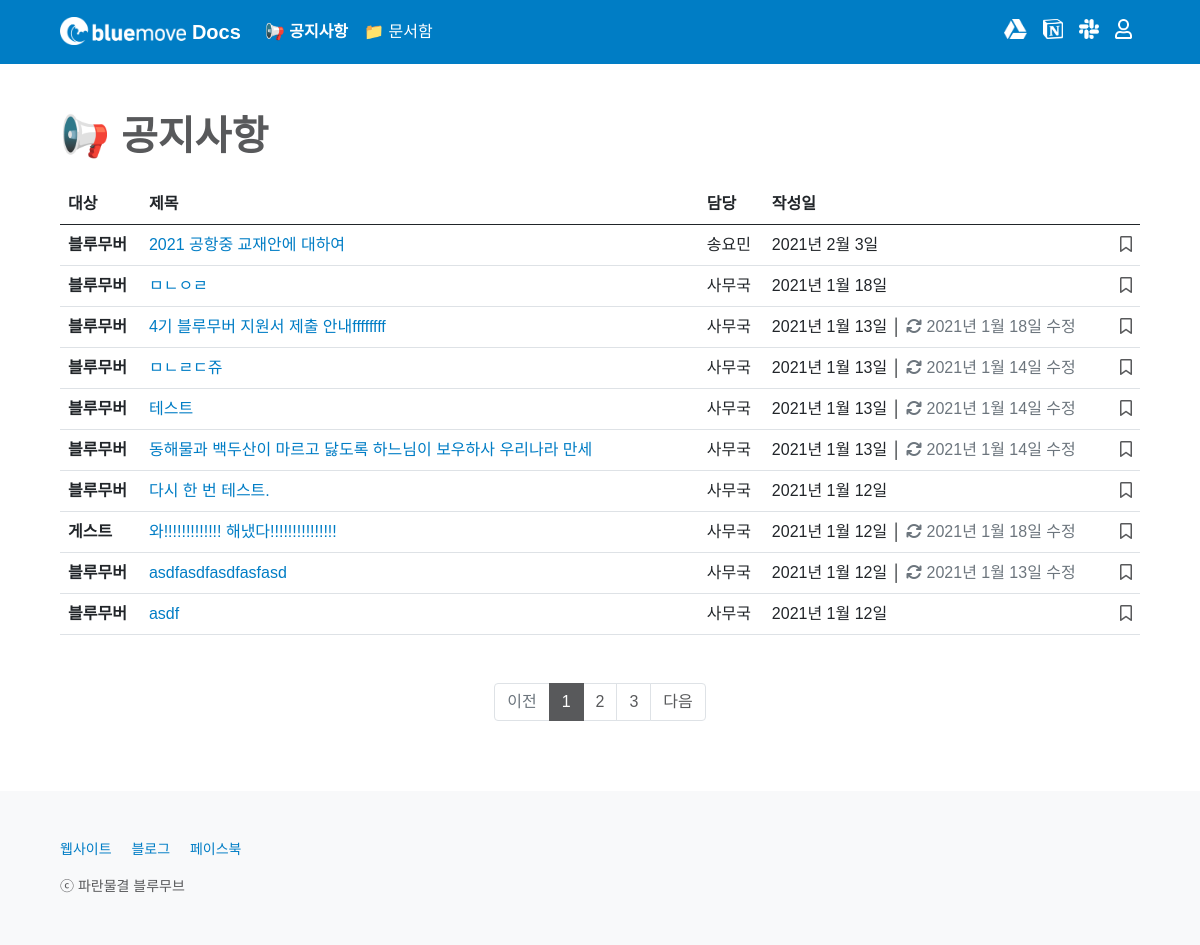
The page /notice/ on the database its author committed.
### notice/models.py (models this page shows, shortened)
class Notice(models.Model):
    CATEGORY_CHOICES = {
        ('bluemover', '블루무버'),
        ('guest', '게스트'),
    }
    title = models.CharField(max_length = 50)
    writer = models.ForeignKey(User, on_delete=models.CASCADE)
    category = models.CharField(max_length = 50, choices = CATEGORY_CHOICES)
    content = RichTextField()
    image = models.ImageField(upload_to='images/', null=True, blank=True)
    created_at = models.DateField(auto_now_add = True)
    updated_at = models.DateField(auto_now = True)
    favorite_user_set = models.ManyToManyField(User, blank=True, related_name="favorite_user_set", through="Favorite")

### notice/views.py (the view)
# urls.py: path('', main, name='main'),
def main(request):
    if request.user.is_authenticated:
        profile = Profile.objects.get(user=request.user)
        if not profile.info_update_flag == True:
            return redirect('users:write_info', request.user.id)
        else:
            None
    else:
        None
    all_notices = Notice.objects.all().order_by('-id')
    page = request.GET.get('page', 1)
    paginator = Paginator(all_notices, 10)
    try:
        all_notices = paginator.page(page)
    except PageNotAnInteger:
        all_notices = paginator.page(1)
    except EmptyPage:
        all_notices = paginator.page(paginator.num_pages)
    return render(request, 'notice/main.html', {'all_notices': all_notices})

### notice/templates/notice/main.html (shortened to what this page needs)
{% extends 'base.html' %}
{% block content %}
{% include 'shared/_navbar4notice.html' %}
<main class="px-2 px-md-5">
    <div class="container-md mt-5">
        <h1 class="mb-4" style="font-weight: 600; color: #58595B;">📢 공지사항</h1>
        {% include 'shared/_noticetable.html' %}
    </div>
</main>
{% endblock %}

### home/templates/shared/_noticetable.html (shortened to what this page needs)
<div class="table-responsive" id="noticetable-table">
    <table class="table">
        <thead>
            <tr>
                <th scope="col">대상</th>
                <th scope="col">제목</th>
                <th scope="col">담당</th>
                <th scope="col">작성일</th>
                <th class="text-end" scope="col"></th>
            </tr>
        </thead>
        <tbody>
            {% for notice in all_notices %}
            <tr>
                <th scope="row">
                    {% if notice.category == 'bluemover' %}
                    블루무버
                {% elif notice.category == 'guest' %}
                    게스트
                {% else %}
                    알 수 없음
                {% endif %}
                </th>
                <td><a href="{% url 'notice:read' notice.id %}{{ request.get_full_path|cut:request.path }}" style="word-break: break-word; overflow: hidden; text-overflow: ellipsis; width: 500px; display: -webkit-box; -webkit-line-clamp: 1; -webkit-box-orient: vertical;">{{ notice.title }}</a></td>
                <td>
                    {{ notice.writer.last_name }}{{ notice.writer.first_name }}
                </td>
                <td>
                    {% if notice.created_at == notice.updated_at %}
                    {{ notice.created_at }}
                    {% else %}
                    {{ notice.created_at }} │ <span style="color: #6C757D;"><i class="fas fa-sync"></i> {{ notice.updated_at }} 수정</span>
                    {% endif %}
                </td>
                <td>
                    {% if user.is_authenticated %}
                    <div class="text-end">
                        {% if not request.path == '/notice/' %}
                        <a class="bookmark" href="{% url 'notice:notice_favorite' notice.id %}?next={{ request.get_full_path }}#noticeTablePosition">
                        {% else %}
                        <a class="bookmark" href="{% url 'notice:notice_favorite' notice.id %}?next={{ request.get_full_path }}">
                        {% endif %}
                            {% if user in notice.favorite_user_set.all %}
                            <i class="fas fa-bookmark"></i>
                            {% else %}
                            <i class="far fa-bookmark"></i>
                            {% endif %}
                        </a>
                    </div>
                    {% else %}
                    <div class="text-end">
                        <a type="button" class="bookmark" data-bs-toggle="modal" data-bs-target="#tableloginModal">
                            <i class="far fa-bookmark"></i>
                        </a>
                    </div>
                    {% endif %}
                </td>
            </tr>
            {% empty %}
            <tr>
                <td colspan="5">
                    <div class="text-center"><br><h2 style="color: #CCCCCC; font-weight: 600;"><i class="far fa-folder-open"></i> 비어 있어요!</h2><p class="mb-4">공지사항이 없습니다.</p></div>
                </td>
            </tr>
            {% endfor %}
        </tbody>
    </table>
    {% if all_notices.has_other_pages %}
    <div class="container-md mt-5 p-0">
        <nav aria-label="notice_pagination" style="background-color: transparent;">
            <ul class="pagination justify-content-center m-0">
                {% if all_notices.has_previous %}
                <li class="page-item">
                    {% if not request.path == '/notice/' %}
                    <a class="page-link" href="?page={{ all_notices.previous_page_number }}#noticeTablePosition">이전</a>
                    {% else %}
                    <a class="page-link" href="?page={{ all_notices.previous_page_number }}">이전</a>
                    {% endif %}
                </li>
                {% else %}
                <li class="page-item disabled">
                    <span class="page-link">이전</span>
                </li>
                {% endif %}
                {% for i in all_notices.paginator.page_range %}
                    {% if all_notices.number == i %}
                    <li class="page-item active" aria-current="page">
                        <span class="page-link">{{ i }}</span>
                    </li>
                    {% else %}
                        {% if not request.path == '/notice/' %}
                        <li class="page-item"><a class="page-link" href="?page={{ i }}#noticeTablePosition">{{ i }}</a></li>
                        {% else %}
                        <li class="page-item"><a class="page-link" href="?page={{ i }}">{{ i }}</a></li>
                        {% endif %}
                    {% endif %}
                {% endfor %}
                {% if all_notices.has_next %}
                <li class="page-item">
                    {% if not request.path == '/notice/' %}
                    <a class="page-link" href="?page={{ all_notices.next_page_number }}#noticeTablePosition">다음</a>
                    {% else %}
                    <a class="page-link" href="?page={{ all_notices.next_page_number }}">다음</a>
                    {% endif %}
                </li>
                {% else %}
                <li class="page-item disabled">
                    <span class="page-link">다음</span>
                </li>
                {% endif %}
            </ul>
        </nav>
    </div>
    {% endif %}
</div>

### home/templates/base.html (style rules this page uses)
body { min-height: 100vh; display: flex; flex-direction: column; }
main { flex: 1; }
a { color: #007DC5; text-decoration: none; }
.bookmark { color: #58595B; font-weight: 300; text-decoration: none; }
nav { background-color: #007DC5; }
.page-link { color: #58595B; }
.page-item.active .page-link { background-color: #58595B; border-color: #58595B; }

### rows shown on the page
Notice: category "블루무버", title "2021 공항중 교재안에 대하여", writer.last_name "송", writer.first_name "요민", created_at "2021년 2월 3일"
Notice: category "블루무버", title "ㅁㄴㅇㄹ", writer.last_name "사", writer.first_name "무국", created_at "2021년 1월 18일"
Notice: category "블루무버", title "4기 블루무버 지원서 제출 안내ffffffff", writer.last_name "사", writer.first_name "무국", created_at "2021년 1월 13일", updated_at "2021년 1월 18일"
Notice: category "블루무버", title "ㅁㄴㄹㄷ쥬", writer.last_name "사", writer.first_name "무국", created_at "2021년 1월 13일", updated_at "2021년 1월 14일"
Notice: category "블루무버", title "테스트", writer.last_name "사", writer.first_name "무국", created_at "2021년 1월 13일", updated_at "2021년 1월 14일"
Notice: category "블루무버", title "동해물과 백두산이 마르고 닳도록 하느님이 보우하사 우리나라 만세", writer.last_name "사", writer.first_name "무국", created_at "2021년 1월 13일", updated_at "2021년 1월 14일"
Notice: category "블루무버", title "다시 한 번 테스트.", writer.last_name "사", writer.first_name "무국", created_at "2021년 1월 12일"
Notice: category "게스트", title "와!!!!!!!!!!!!! 해냈다!!!!!!!!!!!!!!!", writer.last_name "사", writer.first_name "무국", created_at "2021년 1월 12일", updated_at "2021년 1월 18일"
Notice: category "블루무버", title "asdfasdfasdfasfasd", writer.last_name "사", writer.first_name "무국", created_at "2021년 1월 12일", updated_at "2021년 1월 13일"
Notice: category "블루무버", title "asdf", writer.last_name "사", writer.first_name "무국", created_at "2021년 1월 12일"

### other values the page prints
{{ i }} "1"
{{ i }} "2" "3"
